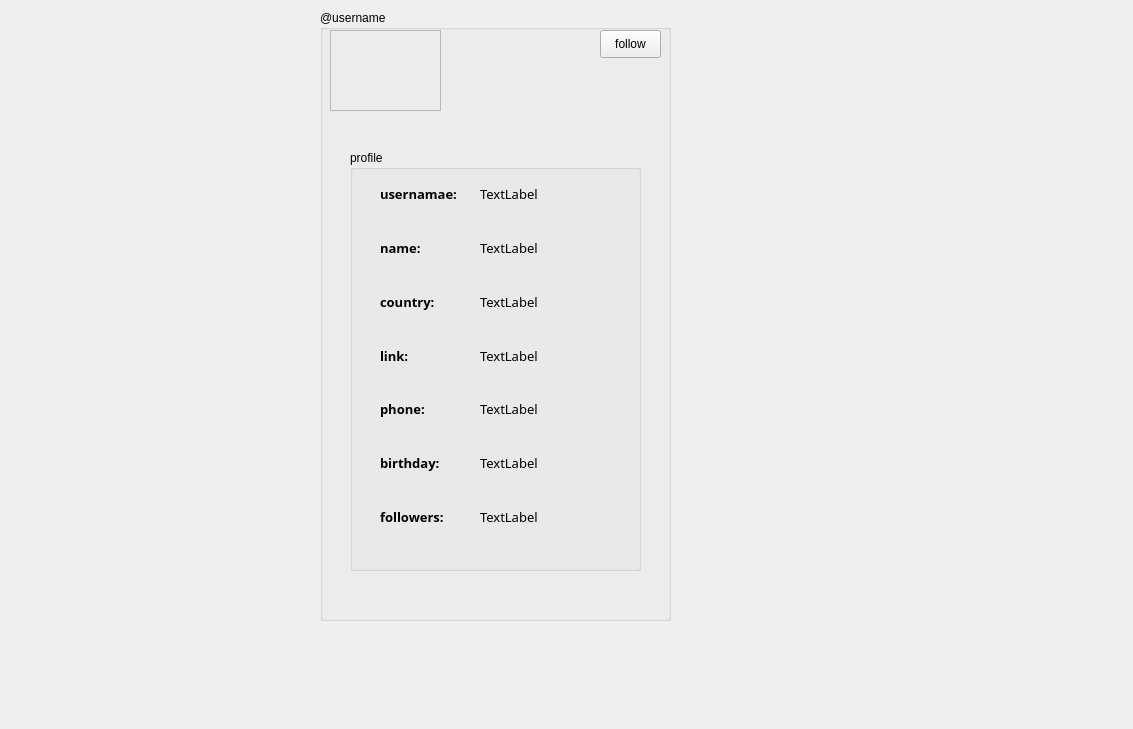
<?xml version="1.0" encoding="UTF-8"?>
<ui version="4.0">
 <class>showprofile</class>
 <widget class="QWidget" name="showprofile">
  <property name="geometry">
   <rect>
    <x>0</x>
    <y>0</y>
    <width>1133</width>
    <height>729</height>
   </rect>
  </property>
  <property name="windowTitle">
   <string>Form</string>
  </property>
  <widget class="QGroupBox" name="profile_box">
   <property name="geometry">
    <rect>
     <x>320</x>
     <y>10</y>
     <width>351</width>
     <height>611</height>
    </rect>
   </property>
   <property name="title">
    <string>@username</string>
   </property>
   <widget class="QFrame" name="image_profile">
    <property name="geometry">
     <rect>
      <x>10</x>
      <y>20</y>
      <width>111</width>
      <height>81</height>
     </rect>
    </property>
    <property name="frameShape">
     <enum>QFrame::StyledPanel</enum>
    </property>
    <property name="frameShadow">
     <enum>QFrame::Raised</enum>
    </property>
   </widget>
   <widget class="QGroupBox" name="groupBox">
    <property name="geometry">
     <rect>
      <x>30</x>
      <y>140</y>
      <width>291</width>
      <height>421</height>
     </rect>
    </property>
    <property name="title">
     <string>profile</string>
    </property>
    <widget class="QWidget" name="layoutWidget">
     <property name="geometry">
      <rect>
       <x>130</x>
       <y>20</y>
       <width>131</width>
       <height>371</height>
      </rect>
     </property>
     <layout class="QVBoxLayout" name="verticalLayout">
      <item>
       <widget class="QLabel" name="lbl_username">
        <property name="font">
         <font>
          <family>Dubai Light</family>
          <pointsize>10</pointsize>
         </font>
        </property>
        <property name="text">
         <string>TextLabel</string>
        </property>
       </widget>
      </item>
      <item>
       <widget class="QLabel" name="lbl_name">
        <property name="font">
         <font>
          <family>Dubai Light</family>
          <pointsize>10</pointsize>
         </font>
        </property>
        <property name="text">
         <string>TextLabel</string>
        </property>
       </widget>
      </item>
      <item>
       <widget class="QLabel" name="lbl_country">
        <property name="font">
         <font>
          <family>Dubai Light</family>
          <pointsize>10</pointsize>
         </font>
        </property>
        <property name="text">
         <string>TextLabel</string>
        </property>
       </widget>
      </item>
      <item>
       <widget class="QLabel" name="lbl_link">
        <property name="font">
         <font>
          <family>Dubai Light</family>
          <pointsize>10</pointsize>
         </font>
        </property>
        <property name="text">
         <string>TextLabel</string>
        </property>
       </widget>
      </item>
      <item>
       <widget class="QLabel" name="lbl_phone">
        <property name="font">
         <font>
          <family>Dubai Light</family>
          <pointsize>10</pointsize>
         </font>
        </property>
        <property name="text">
         <string>TextLabel</string>
        </property>
       </widget>
      </item>
      <item>
       <widget class="QLabel" name="lbl_age">
        <property name="font">
         <font>
          <family>Dubai Light</family>
          <pointsize>10</pointsize>
         </font>
        </property>
        <property name="text">
         <string>TextLabel</string>
        </property>
       </widget>
      </item>
      <item>
       <widget class="QLabel" name="lbl_follower">
        <property name="font">
         <font>
          <family>Dubai Light</family>
          <pointsize>10</pointsize>
         </font>
        </property>
        <property name="text">
         <string>TextLabel</string>
        </property>
       </widget>
      </item>
     </layout>
    </widget>
    <widget class="QLabel" name="label_7">
     <property name="geometry">
      <rect>
       <x>30</x>
       <y>360</y>
       <width>55</width>
       <height>16</height>
      </rect>
     </property>
     <property name="text">
      <string/>
     </property>
    </widget>
    <widget class="QWidget" name="layoutWidget">
     <property name="geometry">
      <rect>
       <x>30</x>
       <y>20</y>
       <width>91</width>
       <height>371</height>
      </rect>
     </property>
     <layout class="QVBoxLayout" name="verticalLayout_2">
      <item>
       <widget class="QLabel" name="label">
        <property name="font">
         <font>
          <family>Bell MT</family>
          <pointsize>10</pointsize>
          <weight>75</weight>
          <bold>true</bold>
         </font>
        </property>
        <property name="text">
         <string>usernamae:</string>
        </property>
       </widget>
      </item>
      <item>
       <widget class="QLabel" name="label_2">
        <property name="font">
         <font>
          <family>Bell MT</family>
          <pointsize>10</pointsize>
          <weight>75</weight>
          <bold>true</bold>
         </font>
        </property>
        <property name="text">
         <string>name:</string>
        </property>
       </widget>
      </item>
      <item>
       <widget class="QLabel" name="label_3">
        <property name="font">
         <font>
          <family>Bell MT</family>
          <pointsize>10</pointsize>
          <weight>75</weight>
          <bold>true</bold>
         </font>
        </property>
        <property name="text">
         <string>country:</string>
        </property>
       </widget>
      </item>
      <item>
       <widget class="QLabel" name="label_4">
        <property name="font">
         <font>
          <family>Bell MT</family>
          <pointsize>10</pointsize>
          <weight>75</weight>
          <bold>true</bold>
         </font>
        </property>
        <property name="text">
         <string>link:</string>
        </property>
       </widget>
      </item>
      <item>
       <widget class="QLabel" name="label_5">
        <property name="font">
         <font>
          <family>Bell MT</family>
          <pointsize>10</pointsize>
          <weight>75</weight>
          <bold>true</bold>
         </font>
        </property>
        <property name="text">
         <string>phone:</string>
        </property>
       </widget>
      </item>
      <item>
       <widget class="QLabel" name="label_6">
        <property name="font">
         <font>
          <family>Bell MT</family>
          <pointsize>10</pointsize>
          <weight>75</weight>
          <bold>true</bold>
         </font>
        </property>
        <property name="text">
         <string>birthday:</string>
        </property>
       </widget>
      </item>
      <item>
       <widget class="QLabel" name="label_8">
        <property name="font">
         <font>
          <family>Bell MT</family>
          <pointsize>10</pointsize>
          <weight>75</weight>
          <bold>true</bold>
         </font>
        </property>
        <property name="text">
         <string>followers:</string>
        </property>
       </widget>
      </item>
     </layout>
    </widget>
   </widget>
   <widget class="QPushButton" name="btn_follow">
    <property name="geometry">
     <rect>
      <x>280</x>
      <y>20</y>
      <width>61</width>
      <height>28</height>
     </rect>
    </property>
    <property name="text">
     <string>follow</string>
    </property>
   </widget>
  </widget>
 </widget>
 <resources/>
 <connections/>
</ui>
